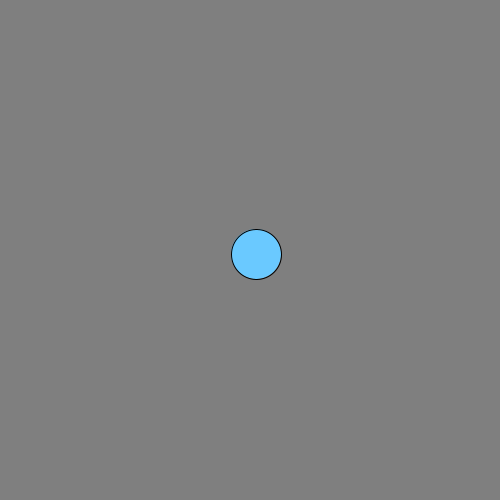
Frame 1 (no input)
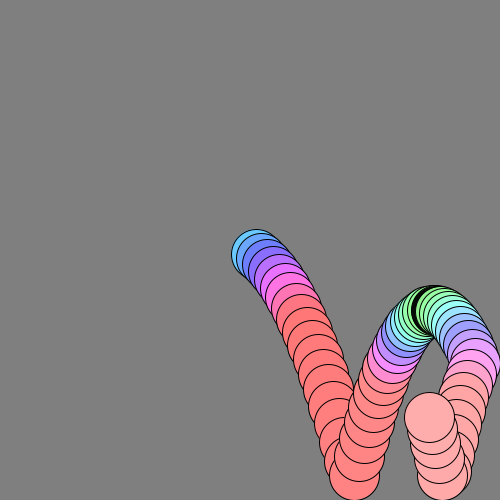
Frame 60 (the mouse pressed at the canvas centre just before this capture)
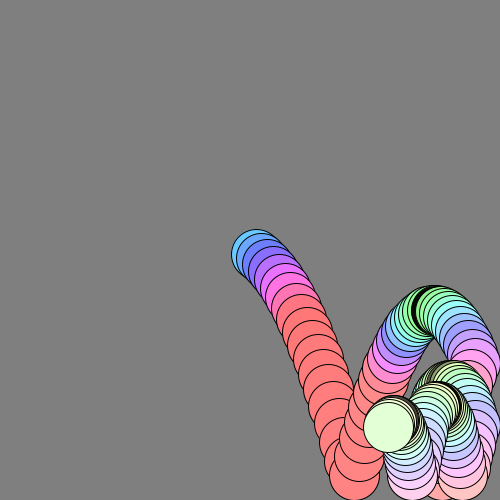
Frame 120 (the mouse held since frame 60 and released just before this capture)

The Processing sketch that drew these frames (run headless with seeded random() and noise(); from frame 60 on, the mouse is pressed at the canvas centre):

// Processing sketch: motion_06
// ── motion_06.pde
// position
float x;
float y;

// speed
float speed_x = 6;
float speed_y = 3;

// acceleration due to gravity
float gravity = 1;

float dampening = .99;

float size = 50;

void setup() {
  size(500, 500);
  background(127);

  // place the ball in the center of our screen
  x = width / 2;
  y = height / 2;
}

void draw() {

  //background(127);

  // add acceleration due to gravity to the speed_y
  speed_y += gravity;

  // add the speed value to the position
  x += speed_x;
  y += speed_y;

  // logic to make the ball bounce
  if ( x > width-(size/2) ) {
    x = width-(size/2);
    speed_x *= -1;
  }
  if (x < size/2) {
    x = size/2;
    speed_x *= -1;
  }

  if ( y > height-(size/2) ) {
    y = height-(size/2);
    speed_y *= -1;
  }
  if (y < size/2) {
    y = size/2;
    speed_y *= -1;
  }
  
  speed_x *= dampening;
  speed_y *= dampening;

  //// wrap around the screen
  //x = (x + width) % width;
  //y = (y + height) % height;
  float velocity = pow(pow(speed_x,2)+pow(speed_y,2),.5);
  colorMode(HSB);
  color fillColor = color(velocity*20, abs(speed_x * 25),abs(speed_y * 255));
  fill(fillColor);
  
  circle(x, y, size);
}

void mousePressed(){
  speed_x = random(-10,10);
  speed_y = random(-10,-5);
}
